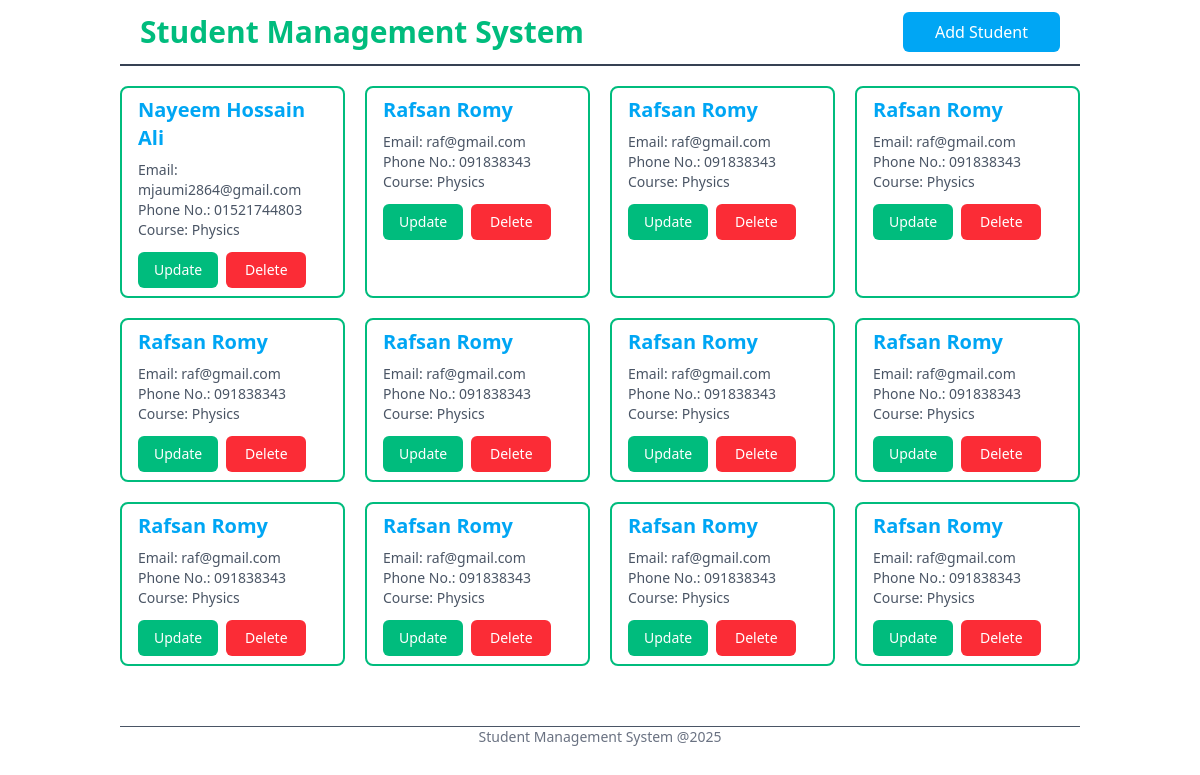
Before: / with the older database file.
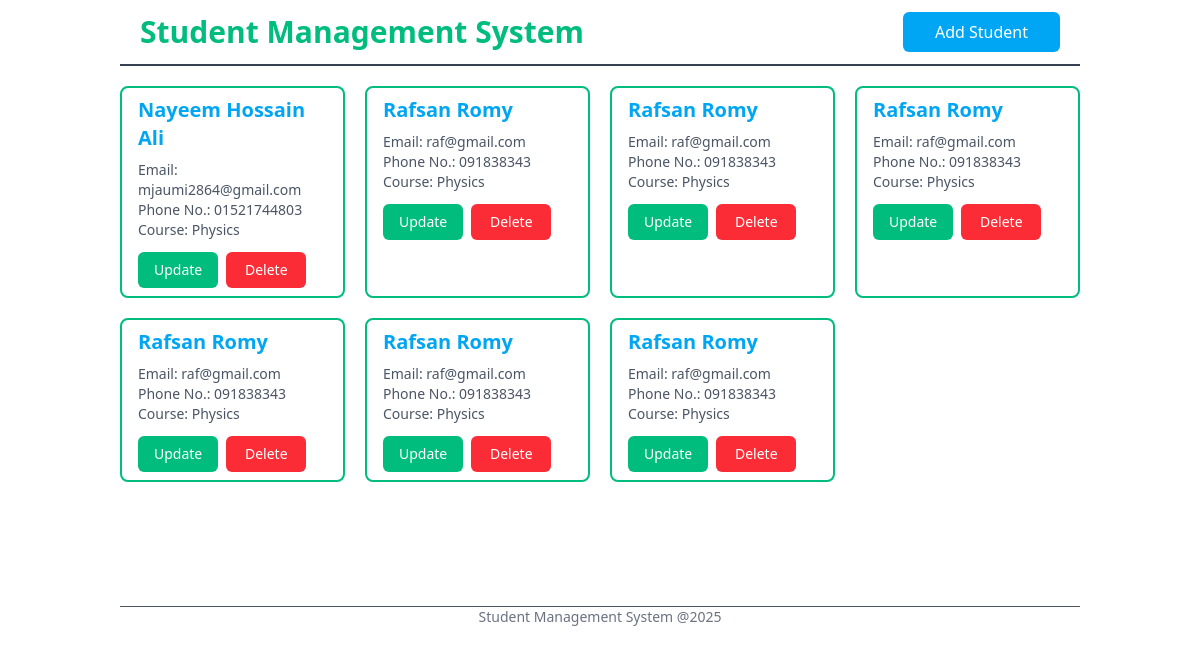
After: the same page with the newer database file.
### students_app/models.py (models this page shows, shortened)
class Student(models.Model):
    name = models.CharField(max_length=100)
    email = models.EmailField(max_length=100)
    phone_no = models.CharField(max_length=20)
    course_name = models.CharField(max_length=100)

### students_app/views.py (the view)
# urls.py: 2. Add a URL to urlpatterns:  path('', views.home, name='home')
def home(request):
    students = Student.objects.all()
    return render(request, 'index.html', {'students': students})

### students_app/templates/index.html (shortened to what this page needs)
{% extends 'base.html' %}
{% block content %}
{% if students|length > 0 %}
<section class="grid grid-cols-4 gap-5 py-5">
    {% for student in students %}
    <div class="border-2 border-emerald-500 rounded-lg px-4 py-2">
        <h2 class="text-xl font-semibold text-sky-500">{{student.name}}</h2>
        <div class="text-sm text-gray-600 mt-2">
            <p>Email: <span class="font-medium">{{student.email}}</span></p>
            <p>Phone No.: <span class="font-medium">{{student.phone_no}}</span></p>
            <p>Course: <span class="font-medium">{{student.course_name}}</span></p>
        </div>
        <div class="flex items-center gap-2 mt-3">
            <a href="{% url 'update_student' student.id %}"
                class="min-w-[80px] block w-fit text-center text-sm font-medium bg-emerald-500 text-white px-4 py-2 cursor-pointer hover:opacity-70 duration-300 rounded-md">
                Update
            </a>
            <a href="{% url 'delete_student' student.id %}"
                class="min-w-[80px] block w-fit text-center text-sm font-medium bg-red-500 text-white px-4 py-2 cursor-pointer hover:opacity-70 duration-300 rounded-md">
                Delete
            </a>
        </div>
    </div>
    {% endfor %}
</section>
{% else %}
<p class="text-center text-red-600 font-semibold text-lg">No Students Found!!</p>
{% endif %}
{% endblock %}

### students_app/templates/base.html (shortened to what this page needs)
{% load static %}
<!DOCTYPE html>
<html lang="en">
<head>
    <link rel="stylesheet" href="https://cdnjs.cloudflare.com/ajax/libs/font-awesome/6.7.2/css/all.min.css"
 />
    <script src="https://unpkg.com/@tailwindcss/browser@4"></script>
</head>
<body>
    <header class="w-4/5 mx-auto border-b-2 border-gray-700 py-3 px-5">
        <nav class="flex items-center justify-between">
            <a href="{% url 'home' %}" class="cursor-pointer hover:opacity-70 duration-300">
                <h1 class="font-semibold text-emerald-500 text-3xl">Student Management System</h1>
            </a>
            <a href="{% url 'add_student' %}"
                class="bg-sky-500 text-white px-8 py-2 cursor-pointer hover:opacity-70 duration-300 rounded-md">
                Add Student
            </a>
        </nav>
    </header>
    <main class="w-4/5 mx-auto min-h-[500px]">
        {% block content %}
        {% endblock %}
    </main>
    <footer class="w-4/5 mx-auto border-t border-gray-600 text-sm text-gray-500 text-center mt-10">
        <p>Student Management System @2025</p>
    </footer>
</body>
</html>

Changed rows visible on the page:
removed Student: name "Rafsan Romy", email "raf@gmail.com", phone_no "091838343", course_name "Physics"
removed Student: name "Rafsan Romy", email "raf@gmail.com", phone_no "091838343", course_name "Physics"
removed Student: name "Rafsan Romy", email "raf@gmail.com", phone_no "091838343", course_name "Physics"
removed Student: name "Rafsan Romy", email "raf@gmail.com", phone_no "091838343", course_name "Physics"
removed Student: name "Rafsan Romy", email "raf@gmail.com", phone_no "091838343", course_name "Physics"
